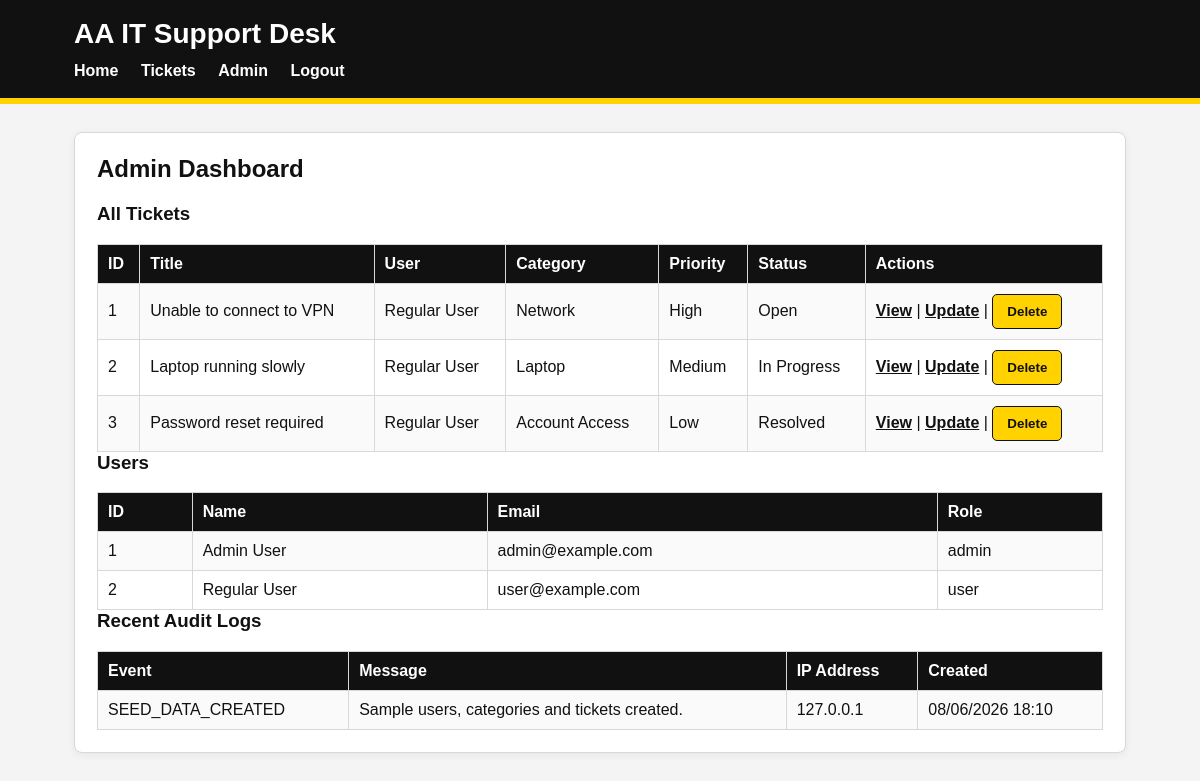
/admin/ (signed in), run on an earlier commit of the app's database.
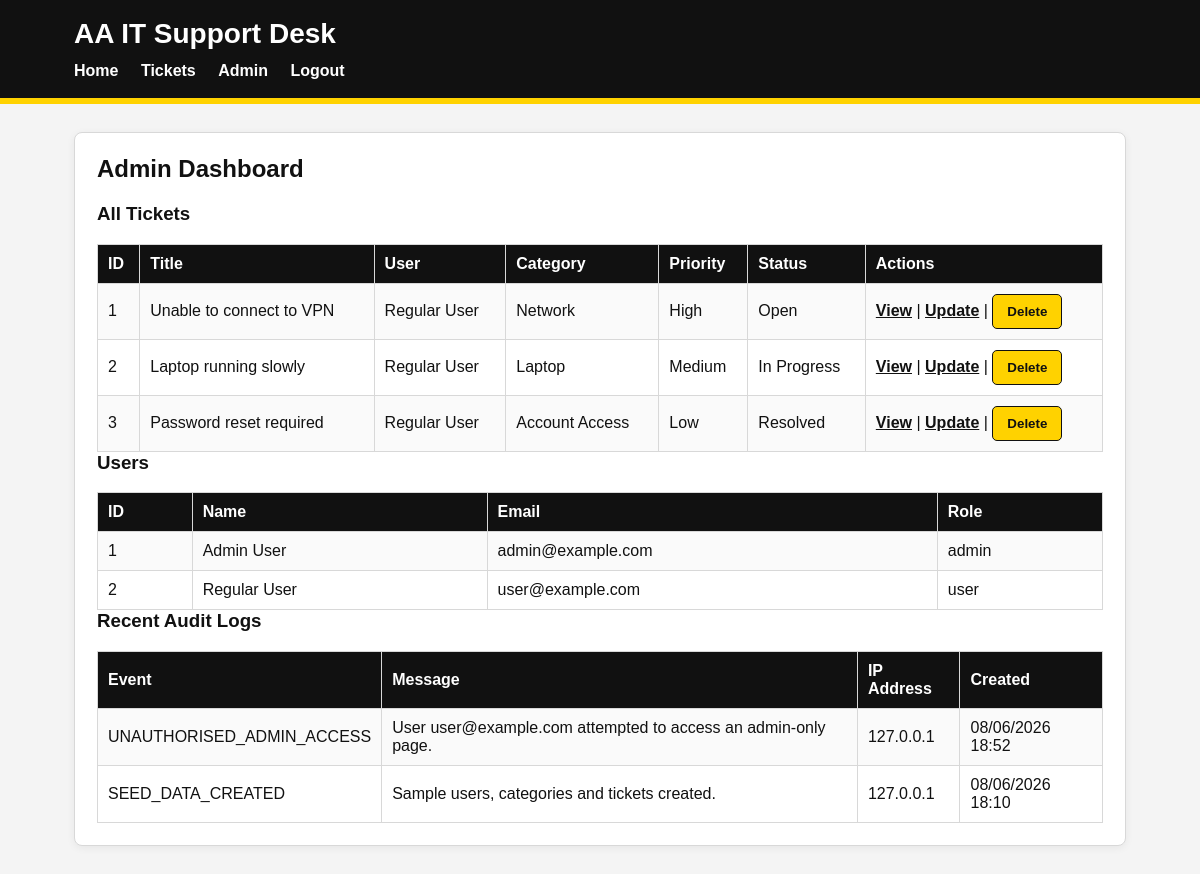
And on a later commit of the database.
### app/models.py (models this page shows)
class Ticket(db.Model):
    __tablename__ = "tickets"
    id = db.Column(db.Integer, primary_key=True)
    title = db.Column(db.String(120), nullable=False)
    description = db.Column(db.Text, nullable=False)
    priority = db.Column(db.String(20), nullable=False, default="Medium")
    status = db.Column(db.String(20), nullable=False, default="Open")
    created_at = db.Column(db.DateTime, default=datetime.utcnow)
    updated_at = db.Column(
        db.DateTime,
        default=datetime.utcnow,
        onupdate=datetime.utcnow
    )
    user_id = db.Column(db.Integer, db.ForeignKey("users.id"), nullable=False)
    category_id = db.Column(
        db.Integer,
        db.ForeignKey("categories.id"),
        nullable=False
    )
    created_by = db.relationship("User", back_populates="tickets")
    category = db.relationship("Category", back_populates="tickets")
    comments = db.relationship(
        "Comment",
        back_populates="ticket",
        cascade="all, delete-orphan",
        lazy=True
    )

class User(db.Model):
    __tablename__ = "users"
    id = db.Column(db.Integer, primary_key=True)
    full_name = db.Column(db.String(100), nullable=False)
    email = db.Column(db.String(120), unique=True, nullable=False)
    password_hash = db.Column(db.String(255), nullable=False)
    role = db.Column(db.String(20), nullable=False, default="user")
    created_at = db.Column(db.DateTime, default=datetime.utcnow)
    tickets = db.relationship("Ticket", back_populates="created_by", lazy=True)
    comments = db.relationship("Comment", back_populates="author", lazy=True)
    audit_logs = db.relationship("AuditLog", back_populates="user", lazy=True)
    def is_admin(self):
        return self.role == "admin"

class Category(db.Model):
    __tablename__ = "categories"
    id = db.Column(db.Integer, primary_key=True)
    name = db.Column(db.String(80), unique=True, nullable=False)
    description = db.Column(db.String(255), nullable=True)
    tickets = db.relationship("Ticket", back_populates="category", lazy=True)

class AuditLog(db.Model):
    __tablename__ = "audit_logs"
    id = db.Column(db.Integer, primary_key=True)
    event_type = db.Column(db.String(80), nullable=False)
    message = db.Column(db.String(255), nullable=False)
    ip_address = db.Column(db.String(45), nullable=True)
    created_at = db.Column(db.DateTime, default=datetime.utcnow)
    user_id = db.Column(db.Integer, db.ForeignKey("users.id"), nullable=True)
    user = db.relationship("User", back_populates="audit_logs")

### app/admin_routes.py (the view)
@admin.route("/")
@login_required
@admin_required
def dashboard():
    tickets = Ticket.query.order_by(Ticket.created_at.desc()).all()
    users = User.query.order_by(User.created_at.desc()).all()
    audit_logs = AuditLog.query.order_by(AuditLog.created_at.desc()).limit(10).all()
    return render_template(
        "admin/dashboard.html",
        tickets=tickets,
        users=users,
        audit_logs=audit_logs
    )

### app/security.py (called while the page is built, shortened)
def get_current_user():
    user_id = session.get("user_id")
    if not user_id:
        return None
    return User.query.get(user_id)

def login_required(view):
    @wraps(view)
    def wrapped_view(**kwargs):
        if "user_id" not in session:
            flash("Please log in to access this page.", "error")
            return redirect(url_for("auth.login"))
        return view(**kwargs)
    return wrapped_view

def admin_required(view):
    @wraps(view)
    def wrapped_view(**kwargs):
        user = get_current_user()
        if not user:
            flash("Please log in to access this page.", "error")
            return redirect(url_for("auth.login"))
        return view(**kwargs)
    return wrapped_view

### app/templates/admin/dashboard.html
{% extends "base.html" %}
{% block content %}
<h2>Admin Dashboard</h2>
<h3>All Tickets</h3>
{% if tickets %}
    <table border="1" cellpadding="6">
        <tr>
            <th>ID</th>
            <th>Title</th>
            <th>User</th>
            <th>Category</th>
            <th>Priority</th>
            <th>Status</th>
            <th>Actions</th>
        </tr>
        {% for ticket in tickets %}
        <tr>
            <td>{{ ticket.id }}</td>
            <td>{{ ticket.title }}</td>
            <td>{{ ticket.created_by.full_name }}</td>
            <td>{{ ticket.category.name }}</td>
            <td>{{ ticket.priority }}</td>
            <td>{{ ticket.status }}</td>
            <td>
                <a href="{{ url_for('tickets.view_ticket', ticket_id=ticket.id) }}">View</a>
                |
                <a href="{{ url_for('admin.update_ticket', ticket_id=ticket.id) }}">Update</a>
                |
                <form method="post"
                      action="{{ url_for('admin.delete_ticket', ticket_id=ticket.id) }}"
                      style="display:inline;"
                      onsubmit="return confirm('Are you sure you want to delete this ticket?');">
                    <button type="submit">Delete</button>
                </form>
            </td>
        </tr>
        {% endfor %}
    </table>
{% else %}
    <p>No tickets found.</p>
{% endif %}
<h3>Users</h3>
<table border="1" cellpadding="6">
    <tr>
        <th>ID</th>
        <th>Name</th>
        <th>Email</th>
        <th>Role</th>
    </tr>
    {% for user in users %}
    <tr>
        <td>{{ user.id }}</td>
        <td>{{ user.full_name }}</td>
        <td>{{ user.email }}</td>
        <td>{{ user.role }}</td>
    </tr>
    {% endfor %}
</table>
<h3>Recent Audit Logs</h3>
{% if audit_logs %}
    <table border="1" cellpadding="6">
        <tr>
            <th>Event</th>
            <th>Message</th>
            <th>IP Address</th>
            <th>Created</th>
        </tr>
        {% for log in audit_logs %}
        <tr>
            <td>{{ log.event_type }}</td>
            <td>{{ log.message }}</td>
            <td>{{ log.ip_address }}</td>
            <td>{{ log.created_at.strftime("%d/%m/%Y %H:%M") }}</td>
        </tr>
        {% endfor %}
    </table>
{% else %}
    <p>No audit logs found.</p>
{% endif %}
{% endblock %}

### app/templates/base.html (shortened to what this page needs)
<!doctype html>
<html lang="en">
<head>
    <link rel="stylesheet" href="{{ url_for('static', filename='style.css') }}">
</head>
<body>
    <header>
        <div class="header-inner">
            <h1>AA IT Support Desk</h1>
            <nav>
                <a href="/">Home</a>
                {% if session.get("user_id") %}
                    <a href="{{ url_for('tickets.list_tickets') }}">Tickets</a>
                    {% if session.get("role") == "admin" %}
                        <a href="{{ url_for('admin.dashboard') }}">Admin</a>
                    {% endif %}
                    <a href="{{ url_for('auth.logout') }}">Logout</a>
                {% else %}
                    <a href="{{ url_for('auth.login') }}">Login</a>
                    <a href="{{ url_for('auth.register') }}">Register</a>
                {% endif %}
            </nav>
        </div>
    </header>
    <main>
        <section class="card">
            {% block content %}{% endblock %}
        </section>
    </main>
</body>
</html>

### app/static/style.css (style rules this page uses)
:root { --aa-yellow: #ffd200; --aa-dark: #111111; --aa-grey: #f4f4f4; --aa-border: #d8d8d8; --aa-white: #ffffff; }
* { box-sizing: border-box; }
body { margin: 0; font-family: Arial, Helvetica, sans-serif; background: var(--aa-grey); color: var(--aa-dark); }
header { background: var(--aa-dark); color: var(--aa-white); border-bottom: 6px solid var(--aa-yellow); }
.header-inner { max-width: 1100px; margin: 0 auto; padding: 18px 24px; }
header h1 { margin: 0 0 12px 0; font-size: 28px; }
nav a { color: var(--aa-white); text-decoration: none; margin-right: 18px; font-weight: bold; }
main { max-width: 1100px; margin: 28px auto; padding: 0 24px; }
.card { background: var(--aa-white); border: 1px solid var(--aa-border); border-radius: 8px; padding: 22px; margin-bottom: 22px; box-shadow: 0 2px 8px rgba(0, 0, 0, 0.06); }
h2, h3 { margin-top: 0; }
a { color: #111111; font-weight: bold; }
.button, button, input[type="submit"] { background: var(--aa-yellow); color: var(--aa-dark); border: 1px solid var(--aa-dark); border-radius: 5px; padding: 9px 14px; font-weight: bold; cursor: pointer; }
table { width: 100%; border-collapse: collapse; background: var(--aa-white); }
th { background: var(--aa-dark); color: var(--aa-white); }
th, td { padding: 10px; border: 1px solid var(--aa-border); text-align: left; }
tr:nth-child(even) { background: #fafafa; }

What changed in the data, as far as the page shows it:
added AuditLog: event_type "UNAUTHORISED_ADMIN_ACCESS", message "User user@example.com attempted to access an admin-only page.", ip_address "127.0.0.1", created_at "08/06/2026 18:52"
